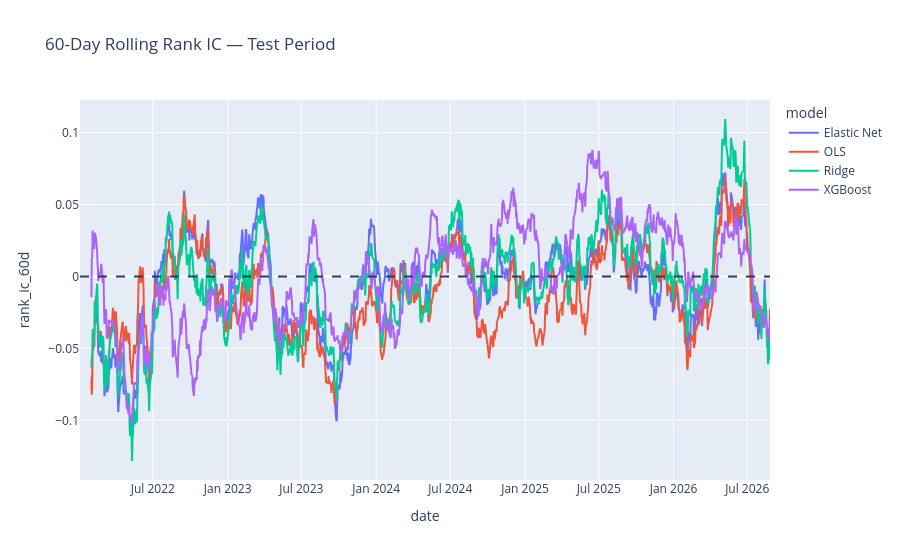

The cell this chart's notebook holds for it:
### Code cell
# Plot

fig = px.line(
    test_ic_series,
    x="date",
    y="rank_ic_60d",
    color="model",
    title="60-Day Rolling Rank IC — Test Period",
)

fig.add_hline(y=0, line_dash="dash")

fig.show()

### Figure 1 — Plotly figure (JSON) as saved in the notebook; plotly's stock layout.template omitted (floating-point values rounded to 4 significant figures; data arrays with more than 128 entries replaced by an {"elided": "..."} marker saying what was removed)
{"data": [{"hovertemplate": "model=Elastic Net<br>date=%{x}<br>rank_ic_60d=%{y}<extra></extra>", "legendgroup": "Elastic Net", "line": {"color": "#636efa", "dash": "solid"}, "marker": {"symbol": "circle"}, "mode": "lines", "name": "Elastic Net", "showlegend": true, "type": "scattergl", "x": {"elided": "1166 str values"}, "xaxis": "x", "y": {"elided": "1166 float values"}, "yaxis": "y"}, {"hovertemplate": "model=OLS<br>date=%{x}<br>rank_ic_60d=%{y}<extra></extra>", "legendgroup": "OLS", "line": {"color": "#EF553B", "dash": "solid"}, "marker": {"symbol": "circle"}, "mode": "lines", "name": "OLS", "showlegend": true, "type": "scattergl", "x": {"elided": "1166 str values"}, "xaxis": "x", "y": {"elided": "1166 float values"}, "yaxis": "y"}, {"hovertemplate": "model=Ridge<br>date=%{x}<br>rank_ic_60d=%{y}<extra></extra>", "legendgroup": "Ridge", "line": {"color": "#00cc96", "dash": "solid"}, "marker": {"symbol": "circle"}, "mode": "lines", "name": "Ridge", "showlegend": true, "type": "scattergl", "x": {"elided": "1166 str values"}, "xaxis": "x", "y": {"elided": "1166 float values"}, "yaxis": "y"}, {"hovertemplate": "model=XGBoost<br>date=%{x}<br>rank_ic_60d=%{y}<extra></extra>", "legendgroup": "XGBoost", "line": {"color": "#ab63fa", "dash": "solid"}, "marker": {"symbol": "circle"}, "mode": "lines", "name": "XGBoost", "showlegend": true, "type": "scattergl", "x": {"elided": "1166 str values"}, "xaxis": "x", "y": {"elided": "1166 float values"}, "yaxis": "y"}], "layout": {"legend": {"title": {"text": "model"}, "tracegroupgap": 0}, "shapes": [{"line": {"dash": "dash"}, "type": "line", "x0": 0, "x1": 1, "xref": "x domain", "y0": 0, "y1": 0, "yref": "y"}], "title": {"text": "60-Day Rolling Rank IC — Test Period"}, "xaxis": {"anchor": "y", "domain": [0, 1], "title": {"text": "date"}}, "yaxis": {"anchor": "x", "domain": [0, 1], "title": {"text": "rank_ic_60d"}}}}
